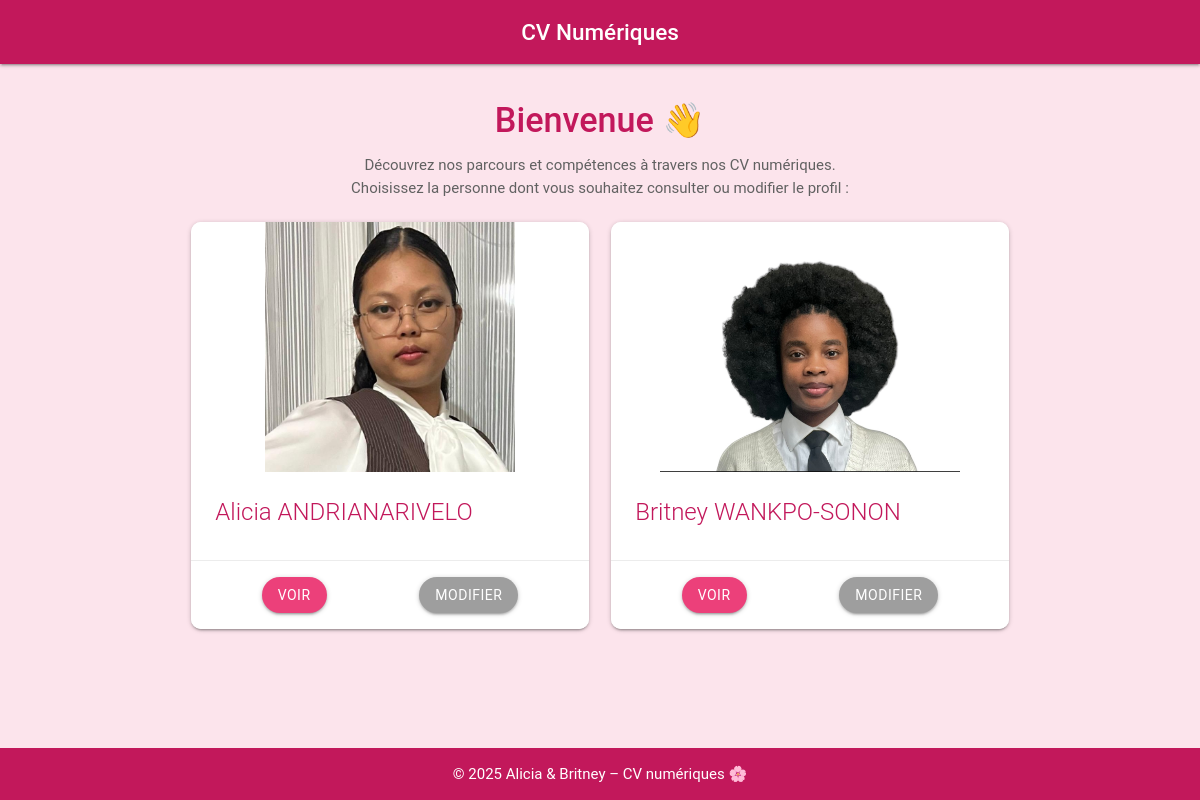
The page / on the database its author committed.
### tables this page shows
CREATE TABLE IF NOT EXISTS users
(
    id INT AUTO_INCREMENT PRIMARY KEY,
    lastname VARCHAR(100),
    firstname VARCHAR(100),
    email VARCHAR(255),
    phone VARCHAR(20),
    picture VARCHAR(100)
);

### src/index.php (the view, shortened to what this page needs)
<?php
$host = 'mysql';
$db   = 'db';
$user = 'user';
$pass = 'password';
try {
  $pdo = new PDO("mysql:host=$host;dbname=$db;charset=utf8mb4", $user, $pass);
  $pdo->setAttribute(PDO::ATTR_ERRMODE, PDO::ERRMODE_EXCEPTION);
  $stmt = $pdo->query("SELECT id, firstname, lastname, picture FROM users");
  $users = $stmt->fetchAll(PDO::FETCH_ASSOC);
} catch (PDOException $e) {
  die("Erreur de connexion : " . $e->getMessage());
}
?>
<!DOCTYPE html>
<html lang="fr">
<head>
  <link href="https://cdnjs.cloudflare.com/ajax/libs/materialize/1.0.0/css/materialize.min.css" rel="stylesheet" />
  <link rel="stylesheet" href="assets/css/style.css?v=<?php echo time(); ?>">
</head>
<body class="pink lighten-5">
  <nav class="pink darken-2 center-align">
    <div class="nav-wrapper">
      <span class="brand-title white-text">CV Numériques</span>
    </div>
  </nav>
  <main class="container section">
    <h4 class="pink-text text-darken-2 center-align">Bienvenue 👋</h4>
    <p class="grey-text text-darken-2 center-align">
      Découvrez nos parcours et compétences à travers nos CV numériques.<br>
      Choisissez la personne dont vous souhaitez consulter ou modifier le profil :
    </p>
    <div class="row">
      <?php foreach ($users as $user): ?>
        <div class="col s12 m6 l6 user-card">
          <div class="card hoverable">
            <div class="card-image">
              <img src="assets/img/<?= htmlspecialchars($user['picture']) ?>" alt="Photo de <?= htmlspecialchars($user['firstname']) ?>">
            </div>
            <div class="card-content">
              <span class="card-title pink-text text-darken-2">
                <?= htmlspecialchars($user['firstname']) ?> <?= htmlspecialchars($user['lastname']) ?>
              </span>
            </div>
            <div class="card-action">
              <a href="view.php?id=<?= $user['id'] ?>" class="btn pink darken-2 waves-effect waves-light">Voir</a>
              <a href="edit.php?id=<?= $user['id'] ?>" class="btn grey darken-1 waves-effect waves-light">Modifier</a>
            </div>
          </div>
        </div>
      <?php endforeach; ?>
    </div>
  </main>
  <footer class="page-footer pink darken-2">
    <div class="container center white-text">
      © 2025 Alicia & Britney – CV numériques 🌸
    </div>
  </footer>
</body>
</html>

### src/assets/css/style.css (style rules this page uses)
html, body { height: 100%; margin: 0; font-family: 'Roboto', sans-serif; background-color: #fce4ec; color: #333; display: flex; flex-direction: column; }
main { flex: 1; padding-bottom: 40px; }
h4, h5, h6 { font-weight: 500; }
a { text-decoration: none; }
nav, .page-footer { margin: 0; }
.nav-wrapper { text-align: center; display: flex; justify-content: center; align-items: center; }
.brand-title { font-size: 1.5rem; font-weight: 500; }
.page-footer { padding: 15px 0; }
.user-card { margin-bottom: 30px; }
.user-card .card { border-radius: 10px; overflow: hidden; transition: transform 0.2s ease, box-shadow 0.2s ease; }
.card-image img { width: 100%; height: 250px; object-fit: contain; background-color: #fff; }
.card-title { font-size: 1.4rem; font-weight: 500; }
.card-action { display: flex; justify-content: space-around; align-items: center; }
.btn, .btn-small { border-radius: 20px; }
.btn.pink { background-color: #ec407a !important; }
.btn.grey { background-color: #9e9e9e !important; }
html { scroll-behavior: smooth; }

### src/index.php (style rules this page uses)
html, body { height: 100%; margin: 0; display: flex; flex-direction: column; }
main { flex: 1; }

### rows shown on the page
users: picture (picture), firstname "Alicia", lastname "ANDRIANARIVELO"
users: picture (picture), firstname "Britney", lastname "WANKPO-SONON"
